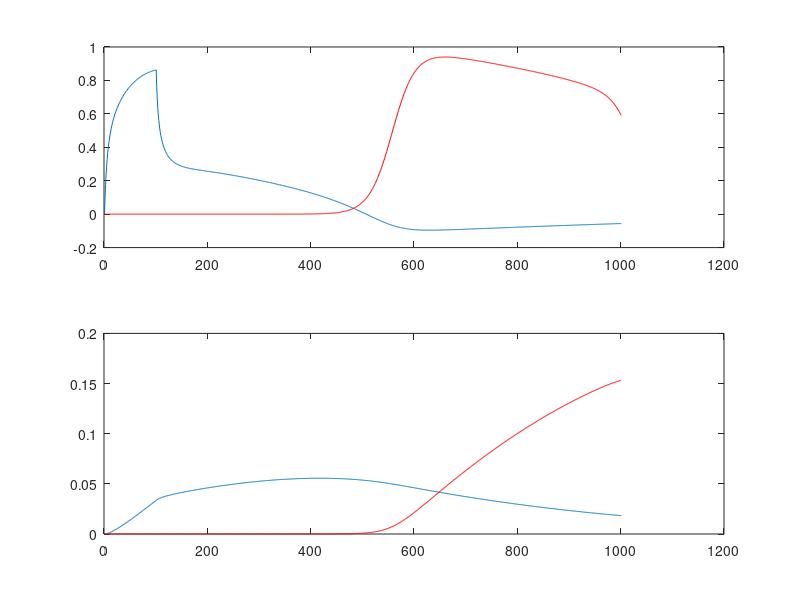

This figure's MATLAB source:
clear
time=100;

% solves 1D FHN eqns. with periodic boundary conditions using Euler method.
%FHN looks like:    dc/dt=-w-c*(c-a)*(c-1)+D*(d^2/dx^2)c+I
%                   dw/dt=e*(b*c-g*w-d)
% time is length of time


% NB: D,dt,dx must be chosen such that 1-2*(dt*D/(dx^2))>0

D=0.0005; % diffusion coeff.
a=0.02;
e=0.01;
b=0.5;
g=1;
d=0;


dx=0.02; % space step
dt=0.1; % time step
circ=1; 

t=1:(time/dt)+1;
lt=length(t);

x=1:(circ/dx)+1;
lx=length(x);

I=zeros(lx,lt);  % applied perturbation 
I(2,1:100)=1;

c=zeros(lx,lt);
w=zeros(lx,lt);

%[c(1:201,1),w(1:201,1)]=homoFHN1r(100,200); %initial conditions are made to look like an action potential in space(see Glass &Josephson 1995). this sets up the wave to go backwards in space

for t=1:time/dt;
     
    c(2:lx-1,t+1)=c(2:lx-1,t)+dt*(-w(2:lx-1,t)-c(2:lx-1,t).*(c(2:lx-1,t)-a).*(c(2:lx-1,t)-1)+(D/(dx^2))*(c(3:lx,t)-2*c(2:lx-1,t)+c(1:lx-2,t))+I(2:lx-1,t));
     %c(1,t+1)=c(2,t);
    % because of periodic BC, the space averaging must be explicitly defined at near the endpoints
    %c(1,t+1)=c(1,t)+dt*(-w(1,t)-c(1,t).*(c(1,t)-a).*(c(1,t)-1)+(D/(dx^2))*(c(2,t)-2*c(1,t)+c(lx-1,t))+I(1,t));
    %c(lx,t)=c(1,t);
    %c(lx-1,t+1)=c(lx-1,t)+dt*(-w(lx-1,t)-c(lx-1,t).*(c(lx-1,t)-a).*(c(lx-1,t)-1)+(D/(dx^2))*(c(lx,t)-2*c(lx-1,t)+c(lx-2,t))+I(lx-1,t));
    
    %w(lx,t)=w(1,t); 
    w(1:lx,t+1)=w(1:lx,t)+dt*e*(b*c(1:lx,t)-g*w(1:lx,t)-d);
    %w(1,t+1)=w(2,t);
end

newplot
subplot(2,1,1);plot(c(2,:));%surface(c); %check out in spacetime
hold on 
plot (c(40,:),'r')
subplot(2,1,2); plot(w(2,:));
hold on 
plot (w(40,:),'r')
% to look at waveform in space plot(1:201,c(:,100))